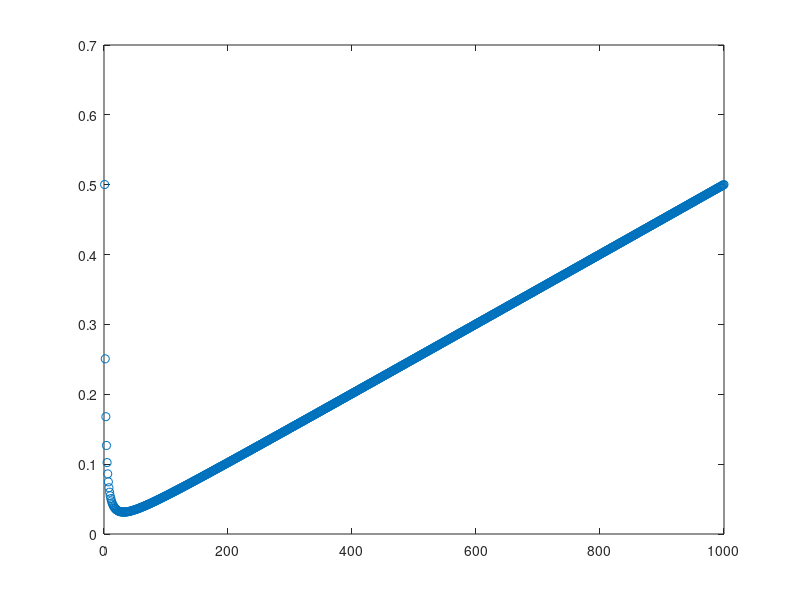

MATLAB code to generate this figure:


% Joris' formula

m=[1:1000];
N=2000;
fraction=.5;

figure, plot(m, m./N + (1./m - 1./N) .* fraction,'o');

% Note that at m = 1, the fraction is .2. But the line for high m is simply
% dominated by m/N behavior.. 

% Unfortunately this all didn't work..